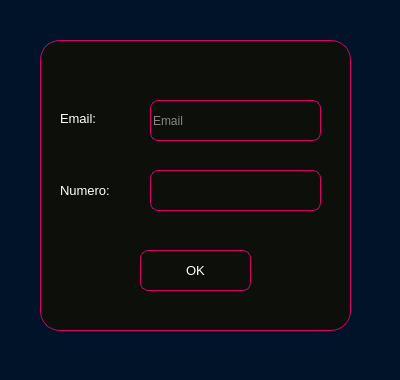
<?xml version="1.0" encoding="UTF-8"?>
<ui version="4.0">
 <class>aide</class>
 <widget class="QDialog" name="aide">
  <property name="geometry">
   <rect>
    <x>0</x>
    <y>0</y>
    <width>400</width>
    <height>380</height>
   </rect>
  </property>
  <property name="windowTitle">
   <string>Dialog</string>
  </property>
  <property name="styleSheet">
   <string notr="true">color:white;
background:#001328;
</string>
  </property>
  <widget class="QFrame" name="frame">
   <property name="geometry">
    <rect>
     <x>40</x>
     <y>40</y>
     <width>311</width>
     <height>291</height>
    </rect>
   </property>
   <property name="styleSheet">
    <string notr="true">background:#0C0F0A;
border:1px solid #DE0068;
color:white;
border-radius:20px;</string>
   </property>
   <property name="frameShape">
    <enum>QFrame::StyledPanel</enum>
   </property>
   <property name="frameShadow">
    <enum>QFrame::Raised</enum>
   </property>
   <widget class="QLabel" name="label_2">
    <property name="geometry">
     <rect>
      <x>20</x>
      <y>70</y>
      <width>61</width>
      <height>16</height>
     </rect>
    </property>
    <property name="font">
     <font>
      <family>Arial</family>
      <pointsize>10</pointsize>
     </font>
    </property>
    <property name="styleSheet">
     <string notr="true">border:none;</string>
    </property>
    <property name="text">
     <string>Email:</string>
    </property>
   </widget>
   <widget class="QLineEdit" name="lineEdit_mot">
    <property name="geometry">
     <rect>
      <x>110</x>
      <y>60</y>
      <width>171</width>
      <height>41</height>
     </rect>
    </property>
    <property name="styleSheet">
     <string notr="true">color:white;
border-radius:8px;
margin-right:0,5cm;</string>
    </property>
    <property name="placeholderText">
     <string>Email</string>
    </property>
   </widget>
   <widget class="QLabel" name="label_3">
    <property name="geometry">
     <rect>
      <x>20</x>
      <y>140</y>
      <width>111</width>
      <height>20</height>
     </rect>
    </property>
    <property name="font">
     <font>
      <family>Arial</family>
      <pointsize>10</pointsize>
     </font>
    </property>
    <property name="styleSheet">
     <string notr="true">border:none;</string>
    </property>
    <property name="text">
     <string>Numero:</string>
    </property>
   </widget>
   <widget class="QLineEdit" name="lineEdit_motpass">
    <property name="geometry">
     <rect>
      <x>110</x>
      <y>130</y>
      <width>171</width>
      <height>41</height>
     </rect>
    </property>
    <property name="styleSheet">
     <string notr="true">color:white;
border-radius:8px;
margin-left:0,5cm;</string>
    </property>
    <property name="text">
     <string/>
    </property>
    <property name="echoMode">
     <enum>QLineEdit::Normal</enum>
    </property>
    <property name="placeholderText">
     <string/>
    </property>
   </widget>
   <widget class="QPushButton" name="push">
    <property name="geometry">
     <rect>
      <x>100</x>
      <y>210</y>
      <width>111</width>
      <height>41</height>
     </rect>
    </property>
    <property name="font">
     <font>
      <family>Arial</family>
      <pointsize>10</pointsize>
     </font>
    </property>
    <property name="styleSheet">
     <string notr="true">*{
background:#0C0F0A;
border:1px solid #DE0068;
border-radius:8px;
color:white;
image:url(:/images/images/icons8_supplier.ico);
}
*:hover{
background:white;
opacity:1;
border:1px solid #DE0068;
border-radius:8px;
color:#DE0068;
transition:2s infinite;
}
</string>
    </property>
    <property name="text">
     <string>OK</string>
    </property>
   </widget>
   <widget class="QPushButton" name="pushButton_2">
    <property name="geometry">
     <rect>
      <x>280</x>
      <y>410</y>
      <width>21</width>
      <height>21</height>
     </rect>
    </property>
    <property name="styleSheet">
     <string notr="true">border-radius:20px;</string>
    </property>
    <property name="text">
     <string/>
    </property>
    <property name="icon">
     <iconset resource="ressource.qrc">
      <normaloff>:/img/png-clipart-computer-icons-website-icon-help-symbol-miscellaneous-blue.png</normaloff>:/img/png-clipart-computer-icons-website-icon-help-symbol-miscellaneous-blue.png</iconset>
    </property>
    <property name="iconSize">
     <size>
      <width>33</width>
      <height>23</height>
     </size>
    </property>
   </widget>
  </widget>
 </widget>
 <resources>
  <include location="ressource.qrc"/>
 </resources>
 <connections/>
</ui>
